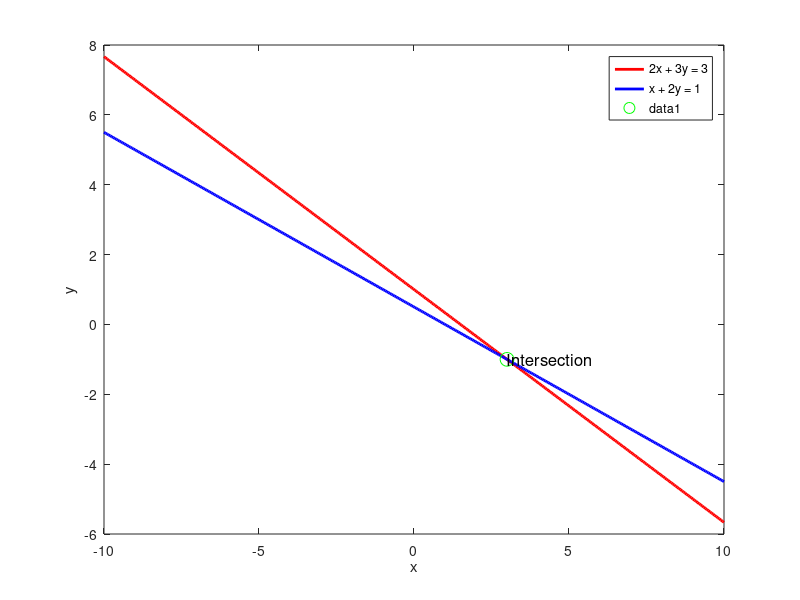

Here is the MATLAB script that generated this plot:
% Define the equations
eq1 = @(x) (3 - 2*x) / 3;
eq2 = @(x) (1 - x) / 2;

% Create a range of x-values
x = linspace(-10, 10, 400);

% Calculate corresponding y-values
y1 = eq1(x);
y2 = eq2(x);

% Plot the two equations
figure;
plot(x, y1, 'r', 'LineWidth', 2); % Red line for 2x + 3y = 3
hold on;
plot(x, y2, 'b', 'LineWidth', 2); % Blue line for x + 2y = 1

% Label the axes and add a legend
xlabel('x');
ylabel('y');
legend('2x + 3y = 3', 'x + 2y = 1');

% Find the intersection point using fminbnd
x_intersection = fminbnd(@(x) abs(eq1(x) - eq2(x)), -10, 10);
y_intersection = eq1(x_intersection);

% Plot the intersection point
plot(x_intersection, y_intersection, 'go', 'MarkerSize', 10);
text(x_intersection, y_intersection, 'Intersection', 'FontSize', 12);

% Display the result
fprintf('Intersection Point: x = %.2f, y = %.2f\n', x_intersection, y_intersection);
